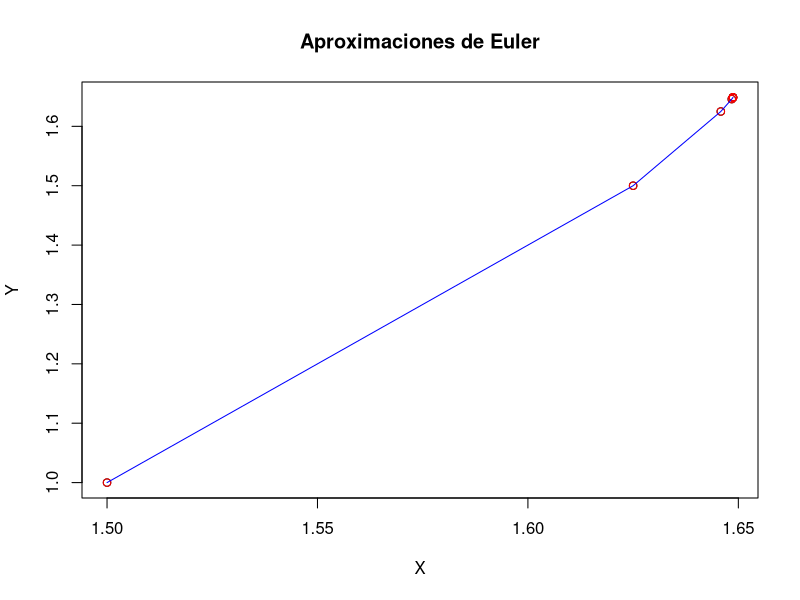

This figure's R source:
#     *** Analisis Numerico 2020-1 *** 
#--Trabajo realizado por: 
# Monica A. Alvarez C.
# Santiago Palacios L.
#   Ejercicio 3). Calculo de e^n mediante el teorema de Taylor. 

TaylorEuler <- function(n)
{
  eActual <- c() # Creacion de vectores para graficar la aproximacion al valor final.
  eAnterior <- c()
  i = 0
  y = 0
  E=80000
  Actual=0
  Previa=0
  y = y + ((n ^ i) / factorial(i)) # Primer iteracion del polinomio de Taylor
  i = 1
  while (E > 0.00005) { #Ciclos para seguir el polinomio hasta la tolerancia definida. 
    
    eAnterior <- c(eAnterior, y)
    y = y + ((n ^ i) / factorial(i))
    eActual <- c(eActual, y)
    i = i + 1
    E=((tail(eActual,n=1)-tail(eAnterior,n=1))/tail(eActual,n=1))*100
  }
  
  plot(eActual,
       eAnterior,
       main = "Aproximaciones de Euler",
       xlab = "X",
       ylab = "Y")
  points (eActual, eAnterior, col = "red")
  lines(eActual, eAnterior, col = "blue")
  return (cat("El resultado es: ", round(y,4), "con error de ", E))
}
TaylorEuler(0.5)